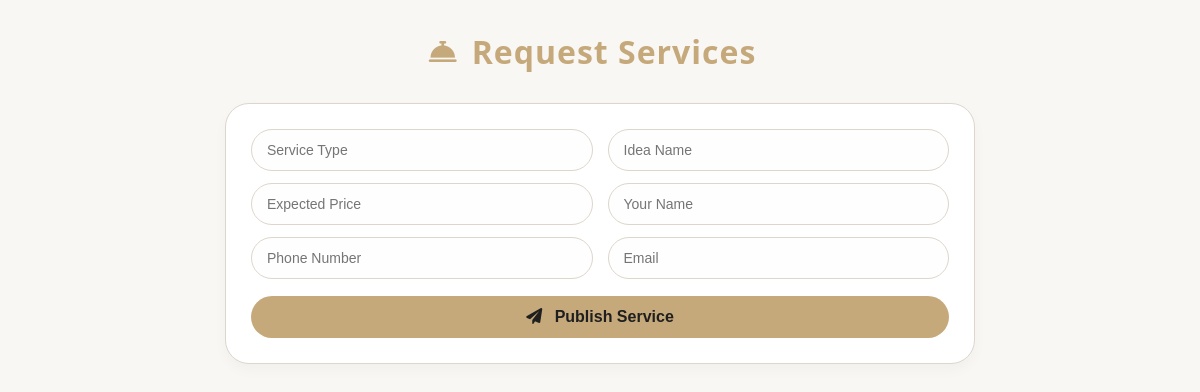
The page /services/ on the database as committed earlier.
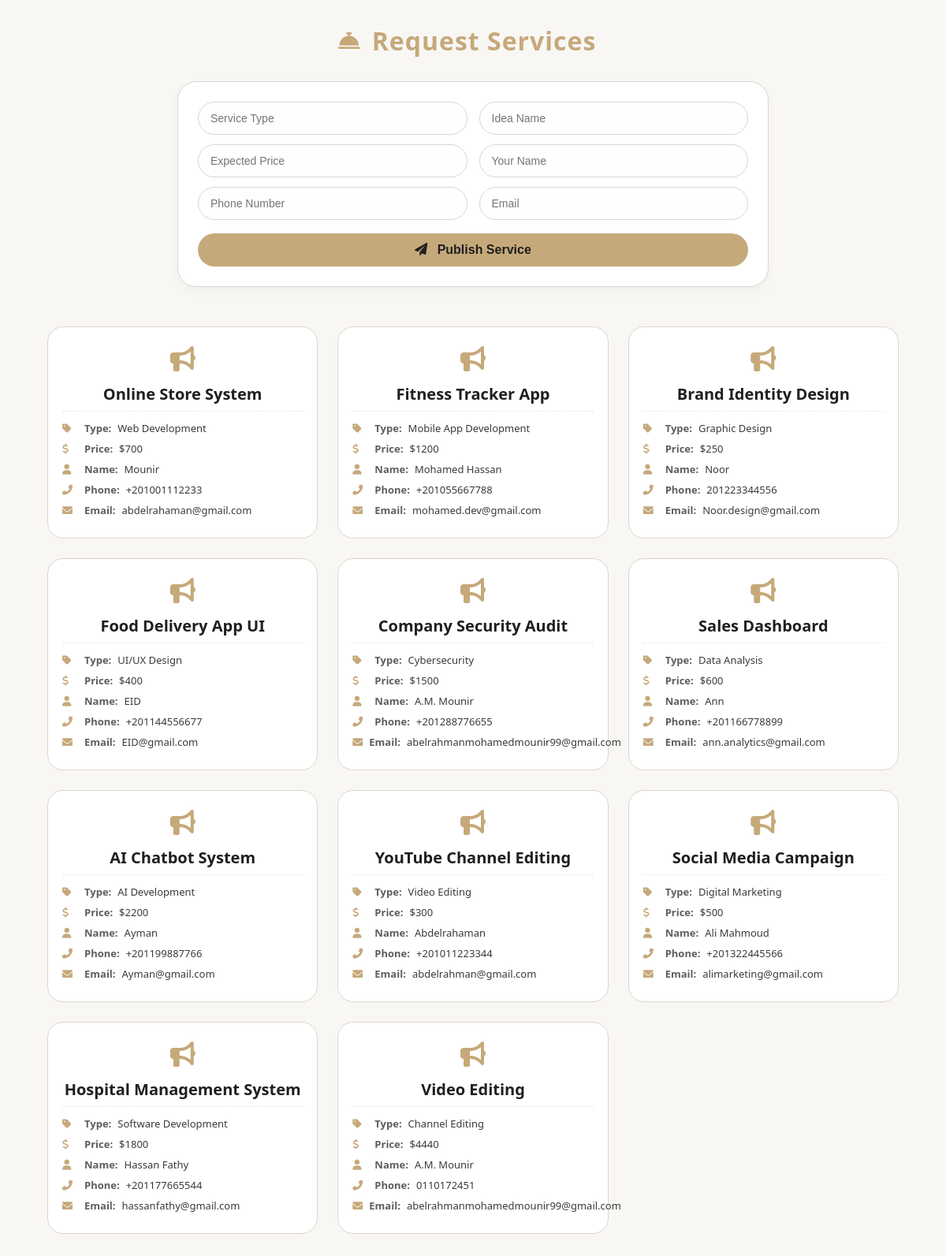
The same page on the database as committed later.
### apps/services/models.py (models this page shows, shortened)
class Service(models.Model):
    service_type = models.CharField(max_length=100)
    idea_name = models.CharField(max_length=200)
    expected_price = models.IntegerField()
    full_name = models.CharField(max_length=100)
    phone = models.CharField(max_length=20)
    email = models.EmailField()

### apps/services/views.py (the view, shortened to what this page needs)
# urls.py: path('', views.services_page, name='services'),
def services_page(request):
    services = Service.objects.all()
    return render(request, 'services/services.html', {
        'services': services
    })

### Frontend/templates/services/services.html (shortened to what this page needs)
{% load static %}
<!DOCTYPE html>
<html lang="en">
<head>
    <link rel="stylesheet" href="https://cdnjs.cloudflare.com/ajax/libs/font-awesome/6.0.0-beta3/css/all.min.css">
    <link rel="stylesheet" href="{% static 'css/services/services.css' %}">
</head>
<body>
    <div class="container">
        <div class="header">
            <i class="fas fa-concierge-bell"></i>
            <h1>Request Services</h1>
        </div>
        <div class="form-box">
            <form method="POST">
                <div class="form-row">
                    <input type="text" name="service_type" placeholder="Service Type">
                    <input type="text" name="idea_name" placeholder="Idea Name">
                </div>
                <div class="form-row">
                    <input type="number" name="expected_price" placeholder="Expected Price">
                    <input type="text" name="full_name" placeholder="Your Name">
                </div>
                <div class="form-row">
                    <input type="text" name="phone" placeholder="Phone Number">
                    <input type="email" name="email" placeholder="Email">
                </div>
                <button type="submit"><i class="fas fa-paper-plane"></i> Publish Service</button>
            </form>
        </div>
        <div class="services-section">
            {% for service in services %}
            <div class="card">
                <div class="card-icon">
                    <i class="fas fa-bullhorn"></i>
                </div>
                <h2>{{ service.idea_name }}</h2>
                <p><i class="fas fa-tag"></i> <strong>Type:</strong> {{ service.service_type }}</p>
                <p><i class="fas fa-dollar-sign"></i> <strong>Price:</strong> ${{ service.expected_price }}</p>
                <p><i class="fas fa-user"></i> <strong>Name:</strong> {{ service.full_name }}</p>
                <p><i class="fas fa-phone-alt"></i> <strong>Phone:</strong> {{ service.phone }}</p>
                <p><i class="fas fa-envelope"></i> <strong>Email:</strong> {{ service.email }}</p>
            </div>
            {% endfor %}
        </div>
    </div>
</body>
</html>

Rows that differ between the two databases and show on the page:
added Service: idea_name "Online Store System", service_type "Web Development", expected_price "700", full_name "Mounir", phone "+201001112233", email "abdelrahaman@gmail.com"
added Service: idea_name "Fitness Tracker App", service_type "Mobile App Development", expected_price "1200", full_name "Mohamed Hassan", phone "+201055667788", email "mohamed.dev@gmail.com"
added Service: idea_name "Brand Identity Design", service_type "Graphic Design", expected_price "250", full_name "Noor", phone "201223344556", email "Noor.design@gmail.com"
added Service: idea_name "Food Delivery App UI", service_type "UI/UX Design", expected_price "400", full_name "EID", phone "+201144556677", email "EID@gmail.com"
added Service: idea_name "Company Security Audit", service_type "Cybersecurity", expected_price "1500", full_name "A.M. Mounir", phone "+201288776655", email "abelrahmanmohamedmounir99@gmail.com"
added Service: idea_name "Sales Dashboard", service_type "Data Analysis", expected_price "600", full_name "Ann", phone "+201166778899", email "ann.analytics@gmail.com"
added Service: idea_name "AI Chatbot System", service_type "AI Development", expected_price "2200", full_name "Ayman", phone "+201199887766", email "Ayman@gmail.com"
added Service: idea_name "YouTube Channel Editing", service_type "Video Editing", expected_price "300", full_name "Abdelrahaman", phone "+201011223344", email "abdelrahman@gmail.com"
added Service: idea_name "Social Media Campaign", service_type "Digital Marketing", expected_price "500", full_name "Ali Mahmoud", phone "+201322445566", email "alimarketing@gmail.com"
added Service: idea_name "Hospital Management System", service_type "Software Development", expected_price "1800", full_name "Hassan Fathy", phone "+201177665544", email "hassanfathy@gmail.com"
added Service: idea_name "Video Editing", service_type "Channel Editing", expected_price "4440", full_name "A.M. Mounir", phone "0110172451", email "abelrahmanmohamedmounir99@gmail.com"
